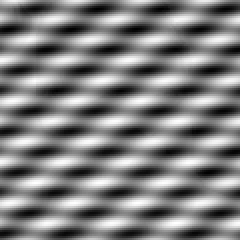
%> input picture mystery.png, 120 x 120 px (shown 2 times larger)
$ octave my_solution.m   (GNU Octave 9; MATLAB toolbox functions it lacks are replaced by stand-ins)
%> lines starting %> are read from the running program, lines starting %| are printed output that depends on the picture
### myDFT.m
function [ft, log_magnitude, phase_img] = myDFT(img, fast)
%DFT Summary of this function goes here
%   Detailed explanation goes here

% just to handle default parameter
if nargin < 2
    fast = 1;
end

[r, c] = size(img);
img = double(img);
ft = complex(zeros(r, c), 0);

% matrix based fast implemenation of fourier transform
if fast == 1
    col_basis_matrix = exp((-2*pi*1i/c)*(0:c-1)'*(0:c-1)); % creating column basis matrix
    row_basis_matrix = exp((-2*pi*1i/r)*(0:r-1)'*(0:r-1)); % creating row basis matrix
    ft = row_basis_matrix * img * col_basis_matrix;
    log_magnitude = log(1 + abs(ft));
    phase_img = atan2(imag(ft), real(ft));
    return
end

% naive loop based implementation
for u=1:r
    for v=1:c
        for x=1:r
            for y=1:c
                ft(u, v) = ft(u, v) + (double(img(x,y)) * exp(-1i*2*pi*((u*x/r)+(v*y/c))));
            end
        end
    end
end

log_magnitude = log(1 + abs(ft));
phase_img = atan2(imag(ft), real(ft));

end

### myIDFT.m
function [X] = myIDFT(ft)
%IDFT Summary of this function goes here
%   Detailed explanation goes here

% https://www.researchgate.net/publication/319226292_Computation_of_IDFT_through_forward_DFT

% Exchanging real and imaginary part
real_part = real(ft);
imag_part = imag(ft);
ft = complex(imag_part, real_part);

% computing DFT
X = myDFT(ft);

% exchanging real and imaginary part again
real_part_x = real(X);
imag_part_x = imag(X);
X = complex(imag_part_x, real_part_x);

% return the abs value for display
X = abs(X);

% [6 lines of commented-out code are left out]

end

### my_solution.m
img = imread('mystery.png');
%> img is the input picture: size 120x120 uint8; min 0, max 255, mean 127
[ft, log_magnitude, ~] = myDFT(img);

subplot(1, 3, 1);
imshow(img, []); title("Original Image");


log_magnitude = fftshift(log_magnitude);
filter = fftshift(ft);


log_magnitude(:, 61) = 0;
%> log_magnitude: size 120x120 double; min 0, max 12.82, mean 4.92
filter(:, 61) = 0;

log_magnitude(:, 54:58) = 0;
%> log_magnitude: size 120x120 double; min 0, max 12.82, mean 4.63
log_magnitude(:, 64:67) = 0;
%> log_magnitude: size 120x120 double; min 0, max 10.83, mean 4.39
filter(:, 54:58) = 0;
filter(:, 64:67) = 0;

log_magnitude(55:57, :) = 0;
%> log_magnitude: size 120x120 double; min 0, max 10.83, mean 4.23
log_magnitude(65:67, :) = 0;
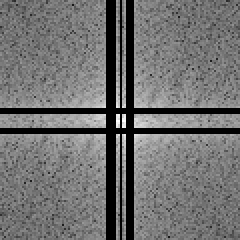
%> log_magnitude: size 120x120 double (shown 2 times larger); min 0, max 9.15, mean 4.06; drawn with min black and max white
filter(55:57, :) = 0;
filter(65:67, :) = 0;

% [4 lines of commented-out code are left out]

log_magnitude(55:57, 55:57) = 0;
log_magnitude(65:67, 65:67) = 0;
filter(55:57, 55:57) = 0;
filter(65:67, 65:67) = 0;


subplot(1, 3, 2);
imshow(log_magnitude, []); title("FT");

res = myIDFT(fftshift(filter));
%> in myIDFT, `real_part = real(ft);`:
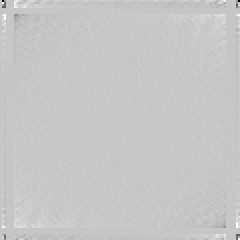
%> real_part: size 120x120 double (shown 2 times larger); min -9208.8, max 2601.1, mean 17.3; drawn with min black and max white
%> in myDFT (call 2), `log_magnitude = log(1 + abs(ft));`:
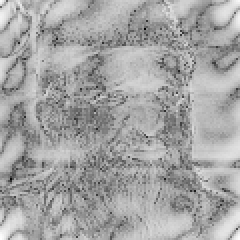
%> log_magnitude: size 120x120 double (shown 2 times larger); min 5.04, max 12.7, mean 9.99; drawn with min black and max white
%> in myDFT (call 2), `phase_img = atan2(imag(ft), real(ft));`:
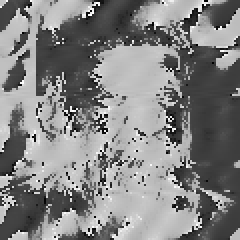
%> phase_img: size 120x120 double (shown 2 times larger); min -3.14, max 3.14, mean 0.0836; drawn with min black and max white
%> in myIDFT, `real_part_x = real(X);`:
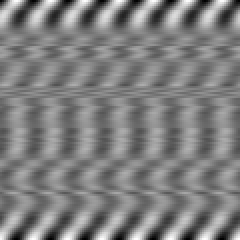
%> real_part_x: size 120x120 double (shown 2 times larger); min -21214, max 21214, mean 0; drawn with min black and max white
%> in myIDFT, `imag_part_x = imag(X);`:
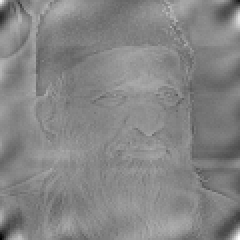
%> imag_part_x: size 120x120 double (shown 2 times larger); min -326958.6, max 298788, mean 0; drawn with min black and max white
%> in myIDFT, `X = abs(X);`:
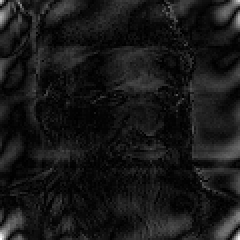
%> X: size 120x120 double (shown 2 times larger); min 153.9, max 327566.1, mean 31231; drawn with min black and max white
subplot(1, 3, 3);
imshow(res, []); title("Result");

$ run again, with bossJailed1.png copied over mystery.png
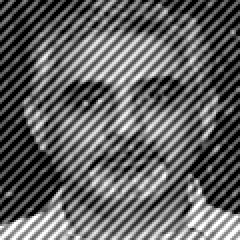
%> input picture bossJailed1.png, 120 x 120 px (shown 2 times larger)
%> img is the input picture: size 120x120 uint8; min 0, max 255, mean 98.3
%> img: size 120x120 double
%> `log_magnitude(65:67, :) = 0;`:
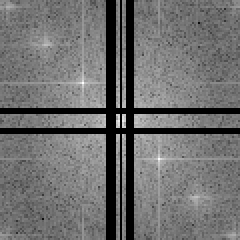
%> log_magnitude: size 120x120 double (shown 2 times larger); min 0, max 13.12, mean 5.71; drawn with min black and max white
%> in myIDFT, `X = abs(X);`:
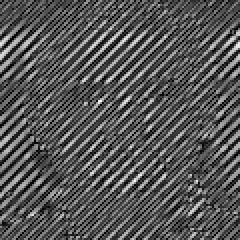
%> X: size 120x120 double (shown 2 times larger); min 294.9, max 2128011.5, mean 730985.6; drawn with min black and max white
